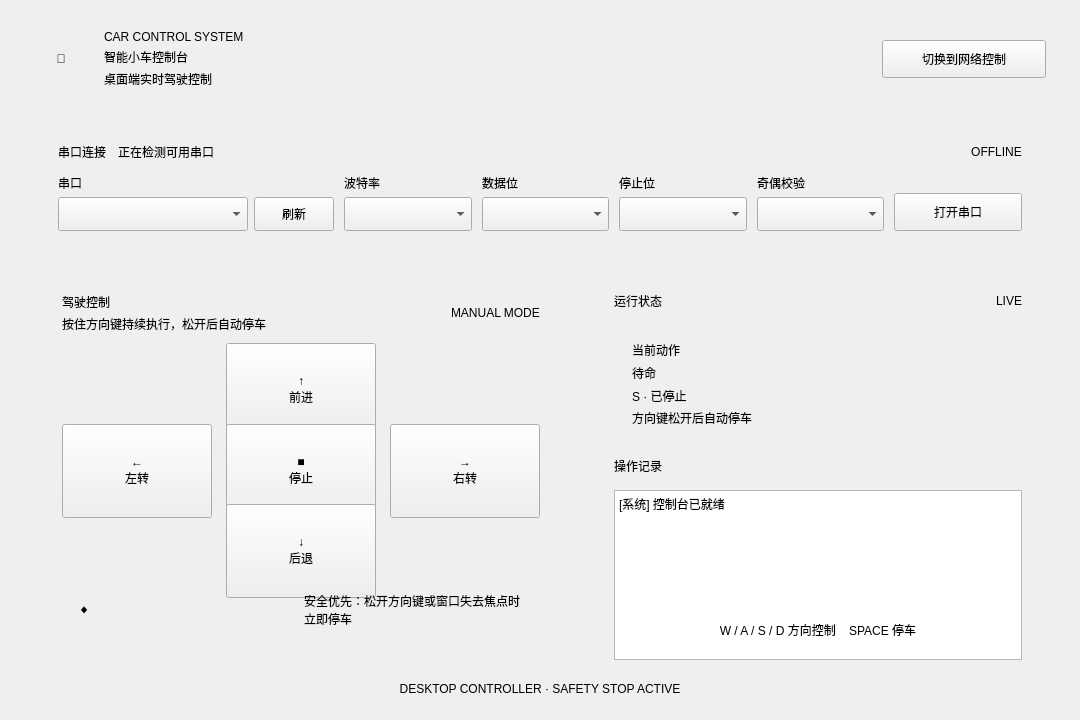
<?xml version="1.0" encoding="UTF-8"?>
<ui version="4.0">
 <class>Widget</class>
 <widget class="QWidget" name="Widget">
  <property name="geometry">
   <rect>
    <x>0</x>
    <y>0</y>
    <width>1080</width>
    <height>720</height>
   </rect>
  </property>
  <property name="minimumSize">
   <size>
    <width>980</width>
    <height>660</height>
   </size>
  </property>
  <property name="windowTitle">
   <string>智能小车控制台</string>
  </property>
  <layout class="QVBoxLayout" name="rootLayout">
   <property name="spacing">
    <number>18</number>
   </property>
   <property name="leftMargin">
    <number>34</number>
   </property>
   <property name="topMargin">
    <number>30</number>
   </property>
   <property name="rightMargin">
    <number>34</number>
   </property>
   <property name="bottomMargin">
    <number>24</number>
   </property>
   <item>
    <layout class="QHBoxLayout" name="headerLayout">
     <property name="spacing">
      <number>16</number>
     </property>
     <item>
      <widget class="QLabel" name="heroIcon">
       <property name="minimumSize">
        <size>
         <width>54</width>
         <height>54</height>
        </size>
       </property>
       <property name="maximumSize">
        <size>
         <width>54</width>
         <height>54</height>
        </size>
       </property>
       <property name="text">
        <string>🚗</string>
       </property>
       <property name="alignment">
        <set>Qt::AlignmentFlag::AlignCenter</set>
       </property>
      </widget>
     </item>
     <item>
      <layout class="QVBoxLayout" name="titleLayout">
       <property name="spacing">
        <number>4</number>
       </property>
       <item>
        <widget class="QLabel" name="eyebrow">
         <property name="text">
          <string>CAR CONTROL SYSTEM</string>
         </property>
        </widget>
       </item>
       <item>
        <widget class="QLabel" name="pageTitle">
         <property name="text">
          <string>智能小车控制台</string>
         </property>
        </widget>
       </item>
       <item>
       <widget class="QLabel" name="pageSubtitle">
        <property name="text">
         <string>桌面端实时驾驶控制</string>
        </property>
       </widget>
       </item>
      </layout>
     </item>
     <item>
      <spacer name="headerSpacer">
       <property name="orientation">
        <enum>Qt::Orientation::Horizontal</enum>
       </property>
       <property name="sizeHint" stdset="0">
        <size>
         <width>40</width>
         <height>20</height>
        </size>
       </property>
      </spacer>
     </item>
     <item>
      <widget class="QPushButton" name="modeButton">
       <property name="minimumSize">
        <size>
         <width>164</width>
         <height>38</height>
        </size>
       </property>
       <property name="cursor">
        <cursorShape>PointingHandCursor</cursorShape>
       </property>
       <property name="toolTip">
        <string>切换到 ESP32 网络控制</string>
       </property>
       <property name="text">
        <string>切换到网络控制</string>
       </property>
      </widget>
     </item>
    </layout>
   </item>
   <item>
    <widget class="QFrame" name="headerLine">
     <property name="frameShape">
      <enum>QFrame::Shape::NoFrame</enum>
     </property>
     <property name="frameShadow">
      <enum>QFrame::Shadow::Plain</enum>
     </property>
    </widget>
   </item>
   <item>
    <widget class="QFrame" name="serialCard">
     <property name="frameShape">
      <enum>QFrame::Shape::NoFrame</enum>
     </property>
     <layout class="QVBoxLayout" name="serialCardLayout">
      <property name="spacing">
       <number>12</number>
      </property>
      <property name="leftMargin">
       <number>24</number>
      </property>
      <property name="topMargin">
       <number>18</number>
      </property>
      <property name="rightMargin">
       <number>24</number>
      </property>
      <property name="bottomMargin">
       <number>18</number>
      </property>
      <item>
       <layout class="QHBoxLayout" name="serialHeaderLayout">
        <item>
         <widget class="QLabel" name="serialTitle">
          <property name="text">
           <string>串口连接</string>
          </property>
         </widget>
        </item>
        <item>
         <widget class="QLabel" name="portHint">
          <property name="text">
           <string>正在检测可用串口</string>
          </property>
         </widget>
        </item>
        <item>
         <spacer name="serialHeaderSpacer">
          <property name="orientation">
           <enum>Qt::Orientation::Horizontal</enum>
          </property>
          <property name="sizeHint" stdset="0">
           <size>
            <width>40</width>
            <height>20</height>
           </size>
          </property>
         </spacer>
        </item>
        <item>
         <widget class="QLabel" name="serialStateBadge">
          <property name="text">
           <string>OFFLINE</string>
          </property>
          <property name="alignment">
           <set>Qt::AlignmentFlag::AlignCenter</set>
          </property>
          <property name="online" stdset="0">
           <bool>false</bool>
          </property>
         </widget>
        </item>
       </layout>
      </item>
      <item>
       <layout class="QHBoxLayout" name="serialSettingsLayout">
        <property name="spacing">
         <number>10</number>
        </property>
        <item>
         <layout class="QVBoxLayout" name="portLayout">
          <property name="spacing">
           <number>5</number>
          </property>
          <item>
           <widget class="QLabel" name="portLabel">
            <property name="text">
             <string>串口</string>
            </property>
           </widget>
          </item>
          <item>
           <layout class="QHBoxLayout" name="portComboLayout">
            <property name="spacing">
             <number>6</number>
            </property>
            <item>
             <widget class="QComboBox" name="portCombo">
              <property name="minimumSize">
               <size>
                <width>190</width>
                <height>34</height>
               </size>
              </property>
              <property name="accessibleName">
               <string>串口选择</string>
              </property>
             </widget>
            </item>
            <item>
             <widget class="QPushButton" name="refreshPortsButton">
              <property name="minimumSize">
               <size>
                <width>54</width>
                <height>34</height>
               </size>
              </property>
              <property name="text">
               <string>刷新</string>
              </property>
              <property name="kind" stdset="0">
               <string>secondary</string>
              </property>
             </widget>
            </item>
           </layout>
          </item>
         </layout>
        </item>
        <item>
         <layout class="QVBoxLayout" name="baudLayout">
          <property name="spacing">
           <number>5</number>
          </property>
          <item>
           <widget class="QLabel" name="baudLabel">
            <property name="text">
             <string>波特率</string>
            </property>
           </widget>
          </item>
          <item>
           <widget class="QComboBox" name="baudCombo">
            <property name="minimumSize">
             <size>
              <width>112</width>
              <height>34</height>
             </size>
            </property>
            <property name="accessibleName">
             <string>波特率</string>
            </property>
           </widget>
          </item>
         </layout>
        </item>
        <item>
         <layout class="QVBoxLayout" name="dataBitsLayout">
          <property name="spacing">
           <number>5</number>
          </property>
          <item>
           <widget class="QLabel" name="dataBitsLabel">
            <property name="text">
             <string>数据位</string>
            </property>
           </widget>
          </item>
          <item>
           <widget class="QComboBox" name="dataBitsCombo">
            <property name="minimumSize">
             <size>
              <width>82</width>
              <height>34</height>
             </size>
            </property>
            <property name="accessibleName">
             <string>数据位</string>
            </property>
           </widget>
          </item>
         </layout>
        </item>
        <item>
         <layout class="QVBoxLayout" name="stopBitsLayout">
          <property name="spacing">
           <number>5</number>
          </property>
          <item>
           <widget class="QLabel" name="stopBitsLabel">
            <property name="text">
             <string>停止位</string>
            </property>
           </widget>
          </item>
          <item>
           <widget class="QComboBox" name="stopBitsCombo">
            <property name="minimumSize">
             <size>
              <width>82</width>
              <height>34</height>
             </size>
            </property>
            <property name="accessibleName">
             <string>停止位</string>
            </property>
           </widget>
          </item>
         </layout>
        </item>
        <item>
         <layout class="QVBoxLayout" name="parityLayout">
          <property name="spacing">
           <number>5</number>
          </property>
          <item>
           <widget class="QLabel" name="parityLabel">
            <property name="text">
             <string>奇偶校验</string>
            </property>
           </widget>
          </item>
          <item>
           <widget class="QComboBox" name="parityCombo">
            <property name="minimumSize">
             <size>
              <width>108</width>
              <height>34</height>
             </size>
            </property>
            <property name="accessibleName">
             <string>奇偶校验</string>
            </property>
           </widget>
          </item>
         </layout>
        </item>
        <item alignment="Qt::AlignmentFlag::AlignBottom">
         <widget class="QPushButton" name="openSerialButton">
          <property name="minimumSize">
           <size>
            <width>108</width>
            <height>38</height>
           </size>
          </property>
          <property name="text">
           <string>打开串口</string>
          </property>
          <property name="kind" stdset="0">
           <string>primary</string>
          </property>
         </widget>
        </item>
       </layout>
      </item>
     </layout>
    </widget>
   </item>
   <item>
    <layout class="QHBoxLayout" name="contentLayout">
     <property name="spacing">
      <number>22</number>
     </property>
     <item>
      <widget class="QFrame" name="controlCard">
       <property name="frameShape">
        <enum>QFrame::Shape::NoFrame</enum>
       </property>
       <property name="frameShadow">
        <enum>QFrame::Shadow::Plain</enum>
       </property>
       <layout class="QVBoxLayout" name="controlCardLayout">
        <property name="spacing">
         <number>10</number>
        </property>
        <property name="leftMargin">
         <number>28</number>
        </property>
        <property name="topMargin">
         <number>26</number>
        </property>
        <property name="rightMargin">
         <number>28</number>
        </property>
        <property name="bottomMargin">
         <number>24</number>
        </property>
        <item>
         <layout class="QHBoxLayout" name="controlHeaderLayout">
          <item>
           <layout class="QVBoxLayout" name="controlTitleLayout">
            <property name="spacing">
             <number>4</number>
            </property>
            <item>
             <widget class="QLabel" name="controlTitle">
              <property name="text">
               <string>驾驶控制</string>
              </property>
             </widget>
            </item>
            <item>
             <widget class="QLabel" name="controlHint">
              <property name="text">
               <string>按住方向键持续执行，松开后自动停车</string>
              </property>
             </widget>
            </item>
           </layout>
          </item>
          <item>
           <spacer name="controlHeaderSpacer">
            <property name="orientation">
             <enum>Qt::Orientation::Horizontal</enum>
            </property>
            <property name="sizeHint" stdset="0">
             <size>
              <width>40</width>
              <height>20</height>
             </size>
            </property>
           </spacer>
          </item>
          <item>
           <widget class="QLabel" name="modeCaption">
            <property name="text">
             <string>MANUAL MODE</string>
            </property>
           </widget>
          </item>
         </layout>
        </item>
        <item>
         <layout class="QGridLayout" name="controlPadLayout">
          <property name="spacing">
           <number>14</number>
          </property>
          <item row="0" column="0">
           <spacer name="forwardLeftSpacer">
            <property name="orientation">
             <enum>Qt::Orientation::Horizontal</enum>
            </property>
            <property name="sizeHint" stdset="0">
             <size>
              <width>40</width>
              <height>20</height>
             </size>
            </property>
           </spacer>
          </item>
          <item row="0" column="1">
           <widget class="QPushButton" name="forwardButton">
            <property name="minimumSize">
             <size>
              <width>150</width>
              <height>94</height>
             </size>
            </property>
            <property name="focusPolicy">
             <enum>Qt::FocusPolicy::NoFocus</enum>
            </property>
            <property name="toolTip">
             <string>快捷键：W</string>
            </property>
            <property name="accessibleName">
             <string>前进</string>
            </property>
            <property name="text">
             <string>↑
前进</string>
            </property>
            <property name="checkable">
             <bool>true</bool>
            </property>
            <property name="kind" stdset="0">
             <string>direction</string>
            </property>
           </widget>
          </item>
          <item row="0" column="2">
           <spacer name="forwardRightSpacer">
            <property name="orientation">
             <enum>Qt::Orientation::Horizontal</enum>
            </property>
            <property name="sizeHint" stdset="0">
             <size>
              <width>40</width>
              <height>20</height>
             </size>
            </property>
           </spacer>
          </item>
          <item row="1" column="0">
           <widget class="QPushButton" name="leftButton">
            <property name="minimumSize">
             <size>
              <width>150</width>
              <height>94</height>
             </size>
            </property>
            <property name="focusPolicy">
             <enum>Qt::FocusPolicy::NoFocus</enum>
            </property>
            <property name="toolTip">
             <string>快捷键：A</string>
            </property>
            <property name="accessibleName">
             <string>左转</string>
            </property>
            <property name="text">
             <string>←
左转</string>
            </property>
            <property name="checkable">
             <bool>true</bool>
            </property>
            <property name="kind" stdset="0">
             <string>direction</string>
            </property>
           </widget>
          </item>
          <item row="1" column="1">
           <widget class="QPushButton" name="stopButton">
            <property name="minimumSize">
             <size>
              <width>150</width>
              <height>94</height>
             </size>
            </property>
            <property name="focusPolicy">
             <enum>Qt::FocusPolicy::NoFocus</enum>
            </property>
            <property name="toolTip">
             <string>快捷键：空格 / Esc</string>
            </property>
            <property name="accessibleName">
             <string>停止</string>
            </property>
            <property name="text">
             <string>■
停止</string>
            </property>
            <property name="checkable">
             <bool>true</bool>
            </property>
            <property name="kind" stdset="0">
             <string>stop</string>
            </property>
           </widget>
          </item>
          <item row="1" column="2">
           <widget class="QPushButton" name="rightButton">
            <property name="minimumSize">
             <size>
              <width>150</width>
              <height>94</height>
             </size>
            </property>
            <property name="focusPolicy">
             <enum>Qt::FocusPolicy::NoFocus</enum>
            </property>
            <property name="toolTip">
             <string>快捷键：D</string>
            </property>
            <property name="accessibleName">
             <string>右转</string>
            </property>
            <property name="text">
             <string>→
右转</string>
            </property>
            <property name="checkable">
             <bool>true</bool>
            </property>
            <property name="kind" stdset="0">
             <string>direction</string>
            </property>
           </widget>
          </item>
          <item row="2" column="0">
           <spacer name="backwardLeftSpacer">
            <property name="orientation">
             <enum>Qt::Orientation::Horizontal</enum>
            </property>
            <property name="sizeHint" stdset="0">
             <size>
              <width>40</width>
              <height>20</height>
             </size>
            </property>
           </spacer>
          </item>
          <item row="2" column="1">
           <widget class="QPushButton" name="backwardButton">
            <property name="minimumSize">
             <size>
              <width>150</width>
              <height>94</height>
             </size>
            </property>
            <property name="focusPolicy">
             <enum>Qt::FocusPolicy::NoFocus</enum>
            </property>
            <property name="toolTip">
             <string>快捷键：S</string>
            </property>
            <property name="accessibleName">
             <string>后退</string>
            </property>
            <property name="text">
             <string>↓
后退</string>
            </property>
            <property name="checkable">
             <bool>true</bool>
            </property>
            <property name="kind" stdset="0">
             <string>direction</string>
            </property>
           </widget>
          </item>
          <item row="2" column="2">
           <spacer name="backwardRightSpacer">
            <property name="orientation">
             <enum>Qt::Orientation::Horizontal</enum>
            </property>
            <property name="sizeHint" stdset="0">
             <size>
              <width>40</width>
              <height>20</height>
             </size>
            </property>
           </spacer>
          </item>
         </layout>
        </item>
        <item>
         <widget class="QFrame" name="safetyTip">
          <property name="frameShape">
           <enum>QFrame::Shape::NoFrame</enum>
          </property>
          <layout class="QHBoxLayout" name="safetyTipLayout">
           <property name="leftMargin">
            <number>16</number>
           </property>
           <property name="topMargin">
            <number>12</number>
           </property>
           <property name="rightMargin">
            <number>16</number>
           </property>
           <property name="bottomMargin">
            <number>12</number>
           </property>
           <item>
            <widget class="QLabel" name="safetyDot">
             <property name="text">
              <string>◆</string>
             </property>
            </widget>
           </item>
           <item>
            <widget class="QLabel" name="safetyText">
             <property name="text">
              <string>安全优先：松开方向键或窗口失去焦点时立即停车</string>
             </property>
             <property name="wordWrap">
              <bool>true</bool>
             </property>
            </widget>
           </item>
          </layout>
         </widget>
        </item>
       </layout>
      </widget>
     </item>
     <item>
      <widget class="QFrame" name="sideCard">
       <property name="minimumSize">
        <size>
         <width>330</width>
         <height>0</height>
        </size>
       </property>
       <property name="frameShape">
        <enum>QFrame::Shape::NoFrame</enum>
       </property>
       <layout class="QVBoxLayout" name="sideCardLayout">
        <property name="spacing">
         <number>14</number>
        </property>
        <property name="leftMargin">
         <number>24</number>
        </property>
        <property name="topMargin">
         <number>24</number>
        </property>
        <property name="rightMargin">
         <number>24</number>
        </property>
        <property name="bottomMargin">
         <number>24</number>
        </property>
        <item>
         <layout class="QHBoxLayout" name="sideHeaderLayout">
          <item>
           <widget class="QLabel" name="statusTitle">
            <property name="text">
             <string>运行状态</string>
            </property>
           </widget>
          </item>
          <item>
           <spacer name="sideHeaderSpacer">
            <property name="orientation">
             <enum>Qt::Orientation::Horizontal</enum>
            </property>
            <property name="sizeHint" stdset="0">
             <size>
              <width>40</width>
              <height>20</height>
             </size>
            </property>
           </spacer>
          </item>
          <item>
           <widget class="QLabel" name="liveBadge">
            <property name="text">
             <string>LIVE</string>
            </property>
            <property name="alignment">
             <set>Qt::AlignmentFlag::AlignCenter</set>
            </property>
           </widget>
          </item>
         </layout>
        </item>
        <item>
         <widget class="QFrame" name="statusPanel">
          <property name="frameShape">
           <enum>QFrame::Shape::NoFrame</enum>
          </property>
          <layout class="QVBoxLayout" name="statusPanelLayout">
           <property name="spacing">
            <number>6</number>
           </property>
           <property name="leftMargin">
            <number>18</number>
           </property>
           <property name="topMargin">
            <number>16</number>
           </property>
           <property name="rightMargin">
            <number>18</number>
           </property>
           <property name="bottomMargin">
            <number>16</number>
           </property>
           <item>
            <widget class="QLabel" name="statusCaption">
             <property name="text">
              <string>当前动作</string>
             </property>
            </widget>
           </item>
           <item>
            <widget class="QLabel" name="statusValue">
             <property name="text">
              <string>待命</string>
             </property>
            </widget>
           </item>
           <item>
            <widget class="QLabel" name="commandValue">
             <property name="text">
              <string>S · 已停止</string>
             </property>
            </widget>
           </item>
           <item>
            <widget class="QLabel" name="statusHint">
             <property name="text">
              <string>方向键松开后自动停车</string>
             </property>
             <property name="wordWrap">
              <bool>true</bool>
             </property>
            </widget>
           </item>
          </layout>
         </widget>
        </item>
        <item>
         <layout class="QHBoxLayout" name="logHeaderLayout">
          <item>
           <widget class="QLabel" name="logCaption">
            <property name="text">
             <string>操作记录</string>
            </property>
           </widget>
          </item>
          <item>
           <spacer name="logHeaderSpacer">
            <property name="orientation">
             <enum>Qt::Orientation::Horizontal</enum>
            </property>
            <property name="sizeHint" stdset="0">
             <size>
              <width>40</width>
              <height>20</height>
             </size>
            </property>
           </spacer>
          </item>
         </layout>
        </item>
        <item>
         <widget class="QPlainTextEdit" name="commandLog">
          <property name="minimumSize">
           <size>
            <width>0</width>
            <height>170</height>
           </size>
          </property>
          <property name="readOnly">
           <bool>true</bool>
          </property>
          <property name="plainText">
           <string>[系统] 控制台已就绪</string>
          </property>
         </widget>
        </item>
        <item>
         <widget class="QLabel" name="keyboardFooter">
          <property name="text">
           <string>W / A / S / D 方向控制    SPACE 停车</string>
          </property>
          <property name="alignment">
           <set>Qt::AlignmentFlag::AlignCenter</set>
          </property>
         </widget>
        </item>
       </layout>
      </widget>
     </item>
    </layout>
   </item>
   <item>
    <widget class="QLabel" name="footerText">
     <property name="text">
      <string>DESKTOP CONTROLLER · SAFETY STOP ACTIVE</string>
     </property>
     <property name="alignment">
      <set>Qt::AlignmentFlag::AlignCenter</set>
     </property>
    </widget>
   </item>
  </layout>
 </widget>
 <resources/>
 <connections/>
</ui>
